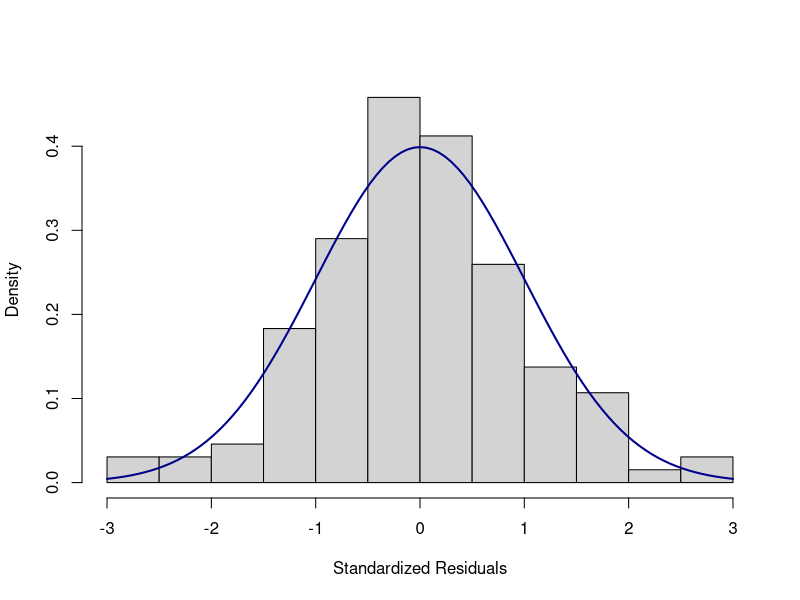
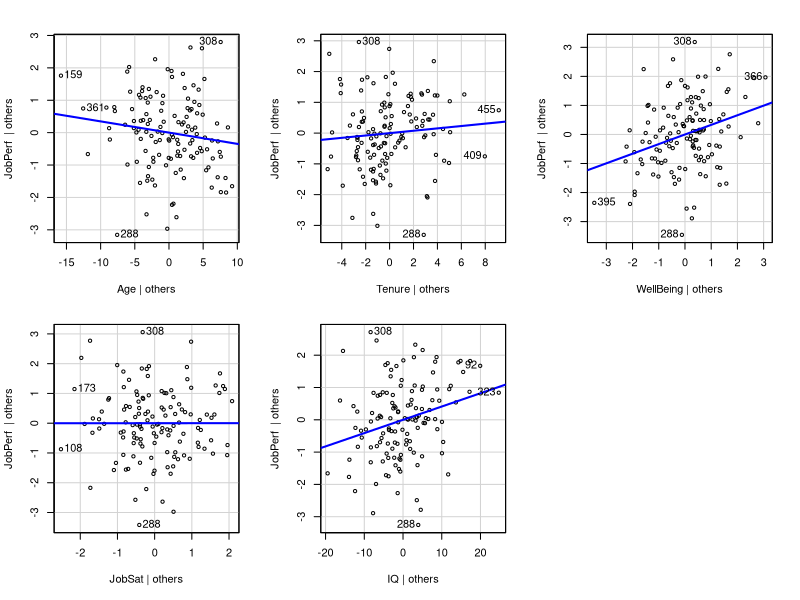

These figures' R source, in order: (Note: this script raises an error after producing the figures.)
############################################
####### Case Study for Employee Data #######
############################################

# load packages

library(knitr)
library(dplyr)
library(plyr)
library(ggplot2)
library(grid)
library(gridExtra)
library(lme4)
library(car)
library(MASS)
library(leaps)

# Read in the data and fit the model

Employee <- read.table(file="employee_data.txt",header=T)
fit <- lm(JobPerf~Age+Tenure+WellBeing+JobSat+IQ, data=Employee)
summary(fit)

#########################################
####### Exploratory Data analysis #######
#########################################

## Linearity Tests ##

# Create added variable plots to evaluate the linearity of the data
pdf("avplots.pdf")
avPlots(fit,main="",layout=c(2,3))
dev.off()

## Normality ##

fit.stres <- stdres(fit)
hist(fit.stres,xlab="Standardized Residuals",main="",freq=F) + curve(dnorm(x, 0, 1), add=TRUE, col="darkblue", lwd=2)

## Equal Variance and Independence ##
fit.res <- resid(fit)
fit.vals <- fitted.values(fit)
plot(fit.vals, fit.res, ylab = "Residuals", xlab="Fitted Values", main="")
abline(0,0)

# Plot Normality, Equal Variance, and Independence assumptions

pdf("assump.pdf")
par(mfrow=c(1,2))
normality <- hist(fit.stres,xlab="Standardized Residuals",main="Histogram of Standardized Residuals",freq = F) + curve(dnorm(x, 0, 1), add=TRUE, col="darkblue", lwd=2)
indev <- plot(fit.vals, fit.res, ylab = "Residuals", xlab="Fitted Values", main="Fitted vs. Residuals Plot") + abline(0,0)
dev.off()

### Collinearity ###
plot(Employee)
vif(fit)

### Outliers ###
outlierTest(fit)

#######################################
####### Impute the Missing Data #######
#######################################

# verify multivariate normal assumptions
pdf("normassump.pdf")
par(mfrow=c(2,3))
plot(density(Employee$WellBeing,na.rm=T),main="Wellbeing",xlab="",col="blue") + hist(Employee$WellBeing,freq=F,add=T) 
plot(density(Employee$JobSat,na.rm=T),main="Job Satisfaction",xlab="",col="blue") + hist(Employee$JobSat,freq=F,add=T) 
plot(density(Employee$JobPerf,na.rm=T),main="Job Performance",xlab="",col="blue") + hist(Employee$JobPerf,freq=F,add=T) 
plot(density(Employee$Age,na.rm=T),main="Age",xlab="",col="blue") + hist(Employee$Age,freq=F,add=T) 
plot(density(Employee$Tenure,na.rm=T),main="Tenure",xlab="",col="blue") + hist(Employee$Tenure,freq=F,add=T) 
plot(density(Employee$IQ,na.rm=T),main="IQ",xlab="",col="blue") + hist(Employee$IQ,freq=F,add=T) 
dev.off()

# Impute the data:
Employ <- Employee[,-1]
N <- dim(Employ)[1]
P <- dim(Employ)[2]
Nrep <- 1000

Mu <- list()
Sigma <- list()
Beta <- list()
rsquared <- list()

# Impute the data using multivariate normal. Repeat Nrep times.
for(i in 1:Nrep){
  Mu[[i]] <- apply(Employ, 2, mean,na.rm=T)
  Sigma[[i]] <- cov(Employ,use="pairwise.complete.obs")
  for(n in 1:N){
    for(p in 1:P){
      if(is.na(Employee[n,p+1])==TRUE){
        Employ[n,p] <- mvrnorm(1,mu=Mu[[i]],Sigma=Sigma[[i]])[p]
      }
    }
  }
  # Reestimate Parameters
  Beta[[i]] <- summary(lm(JobPerf~Age+Tenure+WellBeing+JobSat+IQ, data=Employ))$coefficients[,1:2]
  rsquared[[i]] <- summary(lm(JobPerf~Age+Tenure+WellBeing+JobSat+IQ, data=Employ))$r.squared
}

###################################################
####### Calculate Regression Summary Values #######
###################################################

# Move data into matrices
Beta.pooled <- matrix(NA,nrow=Nrep,ncol=P)
StdEr.pooled <- matrix(NA,nrow=Nrep,ncol=P)
for(j in 1:Nrep) {
    Beta.pooled[j,] <- Beta[[j]][,1]
    StdEr.pooled[j,] <- Beta[[j]][,2]
}

# Estimate the pooled coefficients and standard errors for imputed data
Beta.final <- apply(Beta.pooled,2,mean)

Var.m <- StdEr.pooled^2  
Var.w <- apply(Var.m,2,mean)
Varb <- (Beta.pooled-matrix(rep(Beta.final,Nrep),byrow=T,nrow=Nrep))^2
Var.b <- apply(Varb,2,sum)/(Nrep-1)

Var.t <- Var.w + Var.b + Var.b/Nrep
StdEr.final <- sqrt(Var.t)   

# Trace plots to check convergence
pdf("traceplots.pdf")
par(mfrow=c(2,3)) 
plot(Beta.pooled[,1],type="line",ylab="Intercept",xlab="")
plot(Beta.pooled[,4],type="line",ylab="Wellbeing",xlab="")
plot(Beta.pooled[,5],type="line",ylab="JobSat",xlab="")
plot(Beta.pooled[,2],type="line",ylab="Age",xlab="")  
plot(Beta.pooled[,3],type="line",ylab="Tenure",xlab="")
plot(Beta.pooled[,6],type="line",ylab="IQ",xlab="")
dev.off()

# Calculate the t statistic, p-value, and CI for the coefficients
alpha.star <- 0.05/P
FMI <- rep(NA,P)
df <- rep(NA,P)
t.val <- rep(NA,P)
p.val <- rep(NA,P)
CI <- matrix(NA,nrow=P,ncol=2)
for(i in 1:P){ 
  FMI[i] <- (Var.b[i] + Var.b[i]/Nrep)/Var.t[i]
  df[i] <- (Nrep-1)/(FMI[i]^2)
  t.val[i] <- Beta.final[i]/StdEr.final[i]
  p.val[i] <- 1-pt(t.val[i],df[i])
  CI[i,] <- Beta.final[i] + c(-1,1)*qt(1-alpha.star,df[i])*sqrt(Var.t[i])
}

reg.summary <- data.frame(matrix(c(Beta.final,CI[,1],CI[,2],StdEr.final,t.val,p.val),nrow=P,ncol=6))
colnames(reg.summary) <- c("coefficient","Lower Bound", "Upper bound","std error", "t stat", "p value")
rownames(reg.summary) <- c("Intercept","Age","Tenure","Wellbeing","JobSat","IQ")

# Calculate the R-squared value:
Rsquared <- rep(NA,1000)
for(i in 1:1000) Rsquared[i] <- rsquared[[i]]
Rsquared.mean <- sum(Rsquared)/1000
Rsquared.ci <- quantile(Rsquared,c(0.025,0.975))
